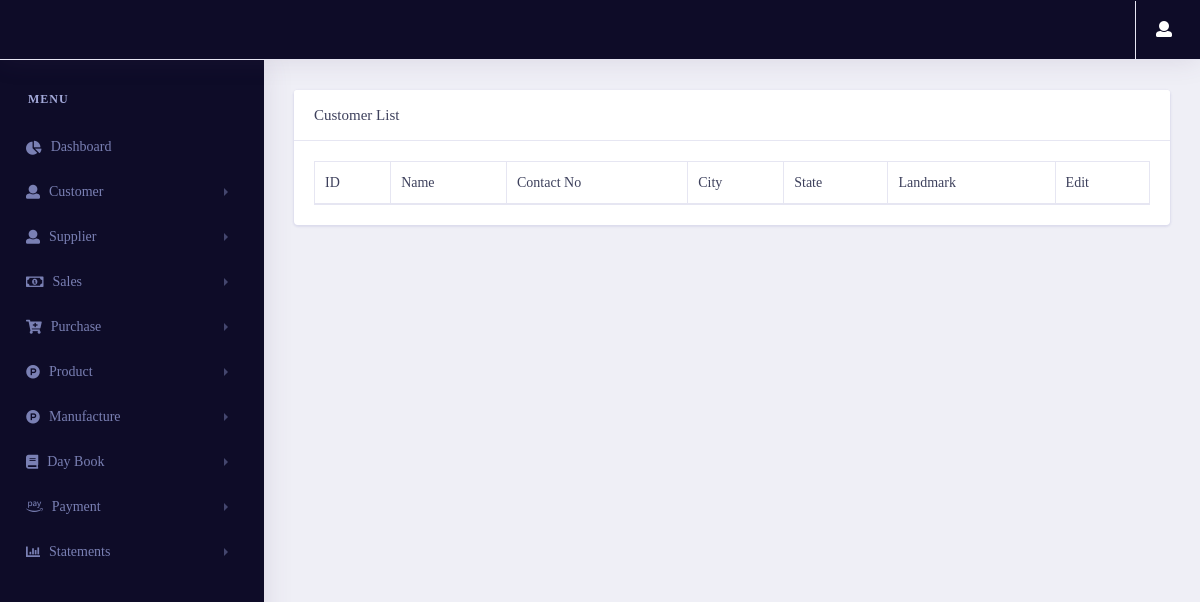
Before: /customer/viewcustomer/ (signed in) with the older database file.
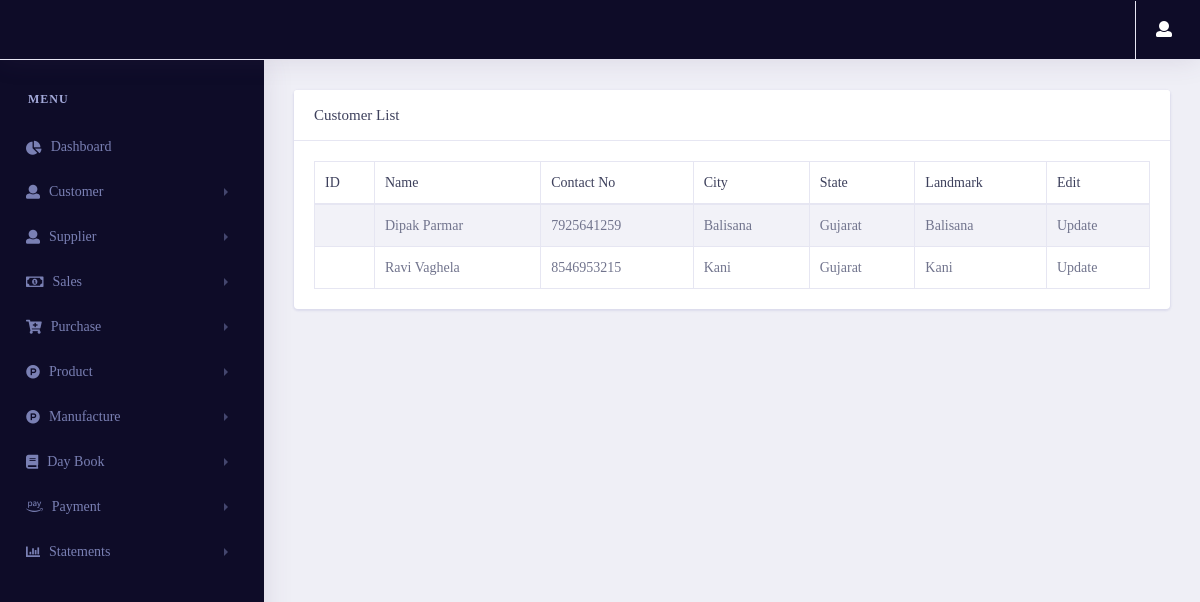
After: the same page with the newer database file.
### customer/models.py (models this page shows, shortened)
class Customer_gst(models.Model):
    customerid = models.CharField(max_length=10, null=True, blank=True)
    fullname = models.CharField(max_length=50)
    email = models.EmailField(max_length=254)
    contactno = models.CharField(max_length=50)
    gst = models.CharField(max_length=50)
    city = models.CharField(max_length=50)
    state = models.CharField(max_length=50)
    landmark = models.CharField(max_length=50)
    id = models.UUIDField(default=uuid.uuid4 , unique=True , primary_key=True , editable=False)

### customer/views.py (the view)
# urls.py: path('viewcustomer/',views.viewcustomer,name="viewcustomer"),
@login_required(login_url='login')
def viewcustomer(request):
    try:
        if request.session['Estimate']:
            customer_data = customer_cache()
        if request.session['GST']:
            customer_data = customer_cache_gst()
        context = {
            'customer_data':customer_data
        }
        return render(request,"customer/viewcustomer.html",context)
    except:
        return redirect('error404')

### Inventory/cache_storage.py (called while the page is built)
def customer_cache():
    cache_key = "customer_data_estimate_cache"
    cache_customer_data = cache.get(cache_key)
    if cache_customer_data is None:
        customer_data = Customer_estimate.objects.all()
        cache.set(cache_key, customer_data , timeout = None)
        print("Customer Non Cahce Data")
    else:
        customer_data = cache_customer_data
        print("Customer Cache Data")
    return customer_data

def customer_cache_gst():
    cache_key = "gst_customer_data_cache"
    cache_customer_data = cache.get(cache_key)
    if cache_customer_data is None:
        customer_data = Customer_gst.objects.all()
        cache.set(cache_key, customer_data, timeout=None)
        print("GST Customer Non Cache Data")
    else:
        customer_data = cache_customer_data
        print("GST Customer Cache Data")
    return customer_data

### customer/templates/customer/viewcustomer.html (shortened to what this page needs)
{% extends 'pages/base.html' %}
{% load static %}
{% load user_auth %}
{% block content %}
<link rel="stylesheet" href="{% static 'vendor/bootstrap/css/bootstrap.min.css' %}">
<link href="{% static 'vendor/fonts/circular-std/style.css' %}" rel="stylesheet">
<link rel="stylesheet" href="{% static 'libs/css/style.css' %}">
<link rel="stylesheet" href="{% static 'vendor/fonts/fontawesome/css/fontawesome-all.css' %}">
<link rel="stylesheet" type="text/css" href="{% static 'vendor/datatables/css/dataTables.bootstrap4.css' %}">
{% if request.session.Estimate %}
<div class="row">
    <div class="col-xl-12 col-lg-12 col-md-12 col-sm-12 col-12">
        <div class="card">
            <h5 class="card-header">Customer List</h5>
            <div class="card-body">
                <div class="table-responsive">
                    <table class="table table-striped table-bordered first" id="example">
                        <thead>
                            <tr>
                                <th>ID</th>
                                <th>Name</th>
                                <th>Contact No</th>
                                <th>City</th>
                                <th>State</th>
                                <th>Landmark</th>
                                <th>Edit</th>
                            </tr>
                        </thead>
                        <tbody>
                        {% for i in customer_data %}
                            <tr>
                                <td>{{i.customer_id}}</td>
                                <td>{{i.fullname}}</td>
                                <td>{{i.contactno}}</td>
                                <td>{{i.city}}</td>
                                <td>{{i.state}}</td>
                                <td>{{i.landmark}}</td>
                                <td>
                                    <a href="/customer/updatecustomer/{{i.id}}">Update</a>
                                </td>
                            </tr>
                        {% endfor %}
                        </tbody>
                    </table>
                </div>
            </div>
        </div>
    </div>
</div>
{% endif %}
{% endblock content %}

### pages/templates/pages/base.html (shortened to what this page needs)
{% load static %}
{% load user_auth %}
<!doctype html>
<html lang="en">
<head>
    <link rel="stylesheet" href="{% static 'vendor/bootstrap/css/bootstrap.min.css' %}">
    <link href="{% static 'vendor/fonts/circular-std/style.css' %}" rel="stylesheet">
    <link rel="stylesheet" href="{% static 'libs/css/style.css' %}">
    <link rel="stylesheet" href="{% static 'vendor/fonts/fontawesome/css/fontawesome-all.css' %}">
    <link rel="stylesheet" href="{% static 'vendor/fonts/material-design-iconic-font/css/materialdesignicons.min.css' %}">
    <link rel="stylesheet" href="{% static 'vendor/fonts/flag-icon-css/flag-icon.min.css' %}">
    <link href="{% static 'Select2/css/select2.min.css' %}" rel="stylesheet" type="text/css">
    <link href="stylesheet" href="{% static 'vendor/multi-select/css/multi-select.css' %}">
</head>
<body>
    <div class="dashboard-main-wrapper">
          <div class="dashboard-header">
            <nav class="navbar navbar-expand-lg sidebar-dark fixed-top" >
                <a class="navbar-brand text-light" href="{% url 'dashboard' %}">{{request.session.company_name}}</a>
                <div class="collapse navbar-collapse " id="navbarSupportedContent">
                    <ul class="navbar-nav ml-auto navbar-right-top">
                        <li class="nav-item dropdown nav-user">
                            <a class="nav-link nav-user-img" href="#" id="navbarDropdownMenuLink2" data-toggle="dropdown" aria-haspopup="true" aria-expanded="false"><i class="fas fa-user mr-2" style="color: white;" aria-hidden="true"></i></a>
                        </li>
                    </ul>
                </div>
            </nav>
        </div>
        <div class="nav-left-sidebar sidebar-dark">
            <div class="menu-list">
                <nav class="navbar navbar-expand-lg navbar-dark">
                    <div class="collapse navbar-collapse" id="navbarNav">
                        <ul class="navbar-nav flex-column">
                            <li class="nav-divider">
                                Menu
                            </li>
                            <li class="nav-item">
                                <a class="nav-link" href="{% url 'dashboard' %}"><i class="fas fa-chart-pie" aria-hidden="true"></i>Dashboard</a>
                            </li>
                            <li class="nav-item">
                                <a class="nav-link" href="#" data-toggle="collapse" aria-expanded="false" data-target="#submenu-2" aria-controls="submenu-2"><i class="fa fa-user"></i>Customer</a>
                            </li>
                            <li class="nav-item">
                                <a class="nav-link" href="#" data-toggle="collapse" aria-expanded="false" data-target="#submenu-3" aria-controls="submenu-3"><i class="fa fa-user"></i>Supplier</a>
                            </li>
                            <li class="nav-item">
                                <a class="nav-link" href="#" data-toggle="collapse" aria-expanded="false" data-target="#submenu-7" aria-controls="submenu-6"><i class="far fa-money-bill-alt"></i>Sales</a>
                            </li>
                            <li class="nav-item">
                                <a class="nav-link" href="#" data-toggle="collapse" aria-expanded="false" data-target="#submenu-4" aria-controls="submenu-4"><i class="fas fa-cart-plus"></i>Purchase</a>
                            </li>
                            <li class="nav-item">
                                <a class="nav-link" href="#" data-toggle="collapse" aria-expanded="false" data-target="#submenu-5" aria-controls="submenu-5"><i class=" fab fa-product-hunt"></i>Product</a>
                            </li>
                            {% if request.session.Manufacture == True %}
                            <li class="nav-item">
                                <a class="nav-link" href="#" data-toggle="collapse" aria-expanded="false" data-target="#manufacture" aria-controls="submenu-5"><i class=" fab fa-product-hunt"></i>Manufacture</a>
                            </li>
                            {% endif %}
                            <li class="nav-item">
                                <a class="nav-link" href="#" data-toggle="collapse" aria-expanded="false" data-target="#submenu-6" aria-controls="submenu-5"><i class="fas fa-book"></i>Day Book</a>
                            </li>
                            <li class="nav-item">
                                <a class="nav-link" href="#" data-toggle="collapse" aria-expanded="false" data-target="#payment" aria-controls="submenu-5"><i class="fab fa-amazon-pay"></i>Payment</a>
                            </li>
                            <li class="nav-item">
                                <a class="nav-link" href="#" data-toggle="collapse" aria-expanded="false" data-target="#statement" aria-controls="statement"><i class="fas fa-chart-bar"></i>Statements</a>
                            </li>
                        </ul>
                    </div>
                </nav>
            </div>
        </div>
        <div class="dashboard-wrapper">
            <div class="dashboard-ecommerce">
                <div class="container-fluid dashboard-content ">
                    <div class="ecommerce-widget">
                    {% block content %}
                    {% endblock content %}
                    </div>
                </div>
            </div>
        </div>
    </div>
</body>
</html>

Changed rows visible on the page:
added Customer_gst: fullname "Dipak Parmar", contactno "7925641259", city "Balisana", state "Gujarat", landmark "Balisana"
added Customer_gst: fullname "Ravi Vaghela", contactno "8546953215", city "Kani", state "Gujarat", landmark "Kani"
